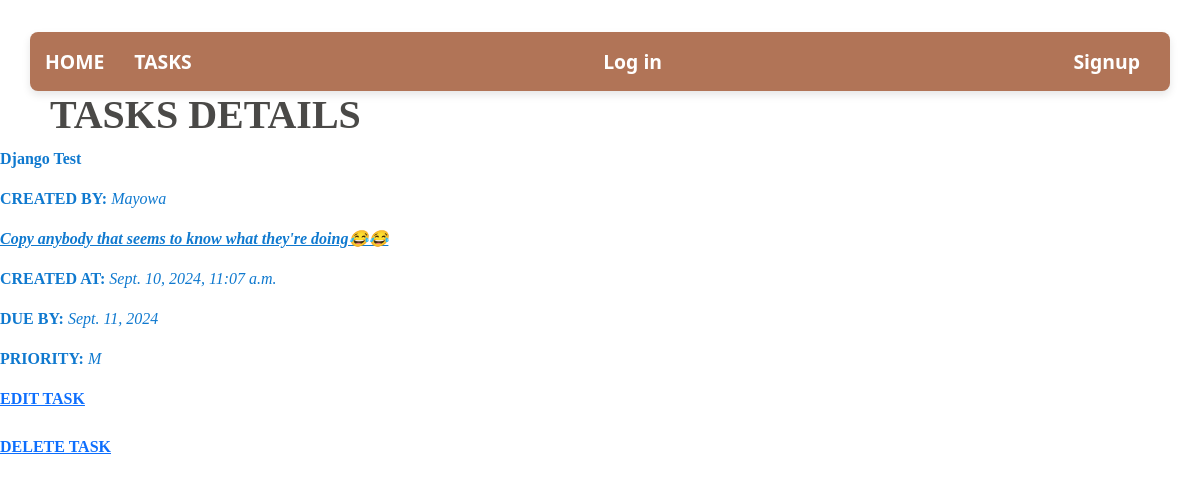
/detail/4/, run on the app's committed database.
### tasks/models.py (models this page shows, shortened)
class Task(models.Model):
    PRIORITY_CHOICES = [
        ("L","Low"),
        ("M","Medium"),
        ("H","High"),
    ]
    user = models.ForeignKey(User,
                             on_delete=models.CASCADE)
    title = models.CharField(max_length=225)
    description = models.TextField(blank=True)
    due_date=models.DateField(null=True,
                              blank=True)
    created_at = models.DateTimeField(
                 auto_now_add=True)
    completed = models.BooleanField(
                 default=False)
    priority = models.CharField(max_length=1,
                                default="",
                                choices=PRIORITY_CHOICES)

### tasks/views.py (the view)
# urls.py: path("detail/<int:pk>/", task_detail, name='task_detail'),
def task_detail(request, pk):
    task = get_object_or_404(Task,
                             pk=pk)
    return render(request,
                  'task_detail.html',
                  {'task':task})

### templates/task_detail.html
{% extends 'base.html' %}
{% block content %}
<div class="task_detail">
    <h1><strong>TASKS DETAILS</strong></h1>
    <p class="body"><strong>{{task.title}}</strong></p>
    <p><strong>CREATED BY:</strong> <i>{{ task.user}}</i></p>
    <p><u><i><strong>{{task.description}}</strong></i></u></p>
</div>
<div class="task_detail">
    <p><strong>CREATED AT:</strong> <i>{{task.created_at}}</i></p>
    <p><strong>DUE BY:</strong> <i>{{task.due_date}}</i></p>
    <p><strong>PRIORITY:</strong> <i>{{task.priority}}</i></p>
    <a href="{% url 'task_edit' task.pk %}"><strong>EDIT TASK</strong></a><br><br>
    <a href="{% url 'task_delete' task.pk %}"><strong>DELETE TASK</strong></a>
</div>
{% endblock content %}

### static/style.css (style rules this page uses)
* { padding: 0; margin: 0; box-sizing: border-box; }
body { color: black; width: 100%; padding: 12px; }
.task_detail { color: rgb(15, 121, 207); font-family: 'Times New Roman', Times, serif; }
.body { font-weight: 900; font-weight: 900; }

### static/styles.css (style rules this page uses)
body { font-family: 'Arial', sans-serif; color: #333; margin: 0; padding: 0; }
h1, h2 { color: #4A4947; margin: 1.5rem; }
h1 { margin-left: 50px; }

### data on the page
Task: title "Django Test", user "Mayowa", description "Copy anybody that seems to know what they're doing😂😂", created_at "Sept. 10, 2024, 11:07 a.m.", due_date "Sept. 11, 2024", priority "M"
